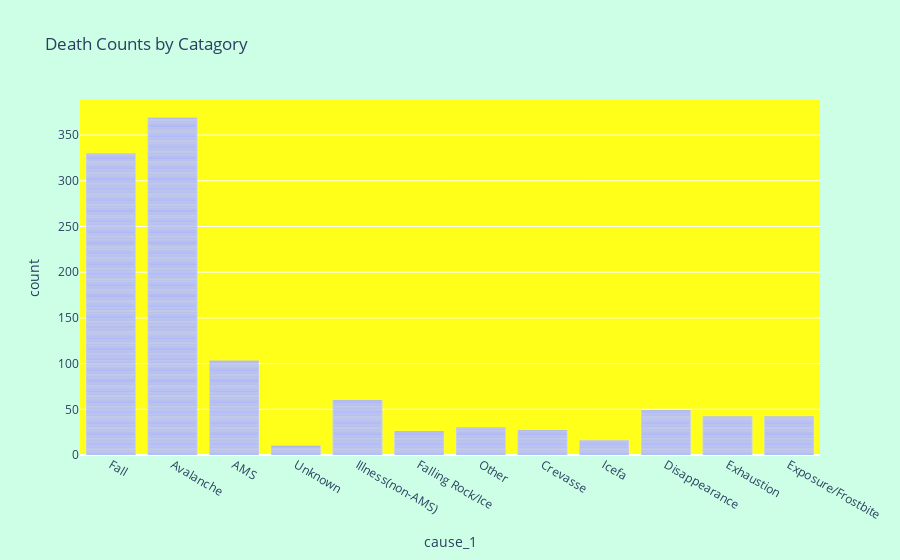

Notebook code cell kept with this figure:
### Code cell
df_deaths["cause_1"] = df_deaths["cause_of_death"].map(lambda x:x[:5])
df_deaths.replace({"Avala":"Avalanche","Creva":"Crevasse","Disap":"Disappearance",
                   "Expos":"Exposure/Frostbite","Exhau":"Exhaustion","Falli":"Falling Rock/Ice"
                   ,"Illne":"Illness(non-AMS)","Unkno":"Unknown","AMS (":"AMS"},inplace=True)

fig=px.bar(df_deaths,x="cause_1",title="Death Counts by Catagory")
fig.update_layout({'plot_bgcolor':'#ffff1a','paper_bgcolor':'#ccffe6'})

### Figure 1 — Plotly figure (JSON) as saved in the notebook; plotly's stock layout.template omitted (floating-point values rounded to 4 significant figures; data arrays with more than 128 entries replaced by an {"elided": "..."} marker saying what was removed)
{"data": [{"alignmentgroup": "True", "hovertemplate": "cause_1=%{x}<br>count=%{y}<extra></extra>", "legendgroup": "", "marker": {"color": "#636efa", "pattern": {"shape": ""}}, "name": "", "offsetgroup": "", "orientation": "v", "showlegend": false, "textposition": "auto", "type": "bar", "x": {"elided": "1104 str values"}, "xaxis": "x", "y": {"elided": "1104 int values"}, "yaxis": "y"}], "layout": {"barmode": "relative", "legend": {"tracegroupgap": 0}, "paper_bgcolor": "#ccffe6", "plot_bgcolor": "#ffff1a", "title": {"text": "Death Counts by Catagory"}, "xaxis": {"anchor": "y", "domain": [0, 1], "title": {"text": "cause_1"}}, "yaxis": {"anchor": "x", "domain": [0, 1], "title": {"text": "count"}}}}
